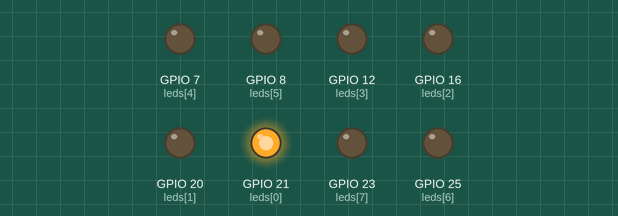
The program below on a simulated Raspberry Pi (BCM pin numbers). On the bench: output pins drawn as LEDs (lit = HIGH). What the program prints to the terminal is not drawn. At 1.0 s the program stops and its outputs stay as they are.

Above: at 0.1 s.
At 1.1 s:
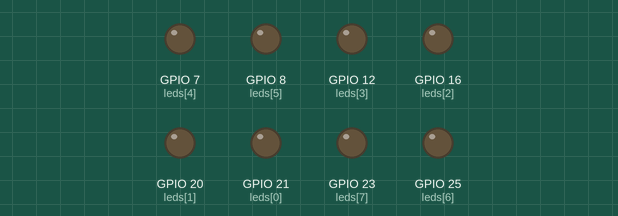
Timing chart, 0 to 2.5 s (numbered marks = the images above):
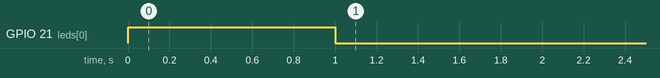

The program:

2-5-binary-number.py
```python
import RPi.GPIO as GPIO
from time import sleep

leds = [21, 20, 16, 12, 7, 8, 25, 23]
bits = len(leds)

GPIO.setmode(GPIO.BCM)
GPIO.setup(leds, GPIO.OUT)

number = 128
print(number)

mask = bin(number)
print(mask)

mask = mask[2:]
print(mask)

mask = mask.zfill(bits)
print(mask)


for i in range(0, len(mask)):
    GPIO.output(leds[i], GPIO.HIGH if mask[i] == '1' else GPIO.LOW)


sleep(1)
GPIO.cleanup()
```

Measured:
- by itself, GPIO 21 (leds[0]): LOW → HIGH at 0.00 s, → LOW 1.0 s later
